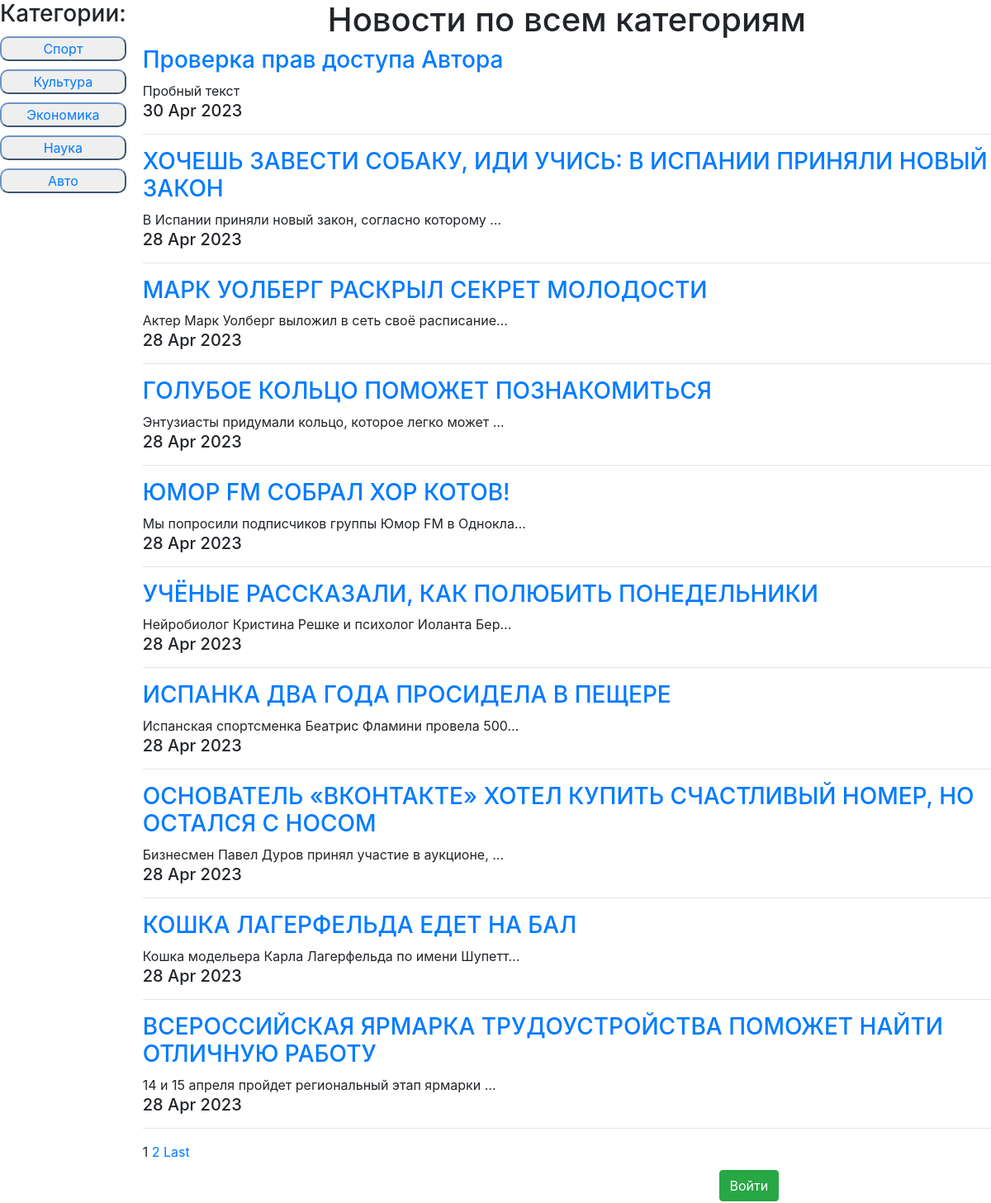
The page /news/ on the database as committed earlier.
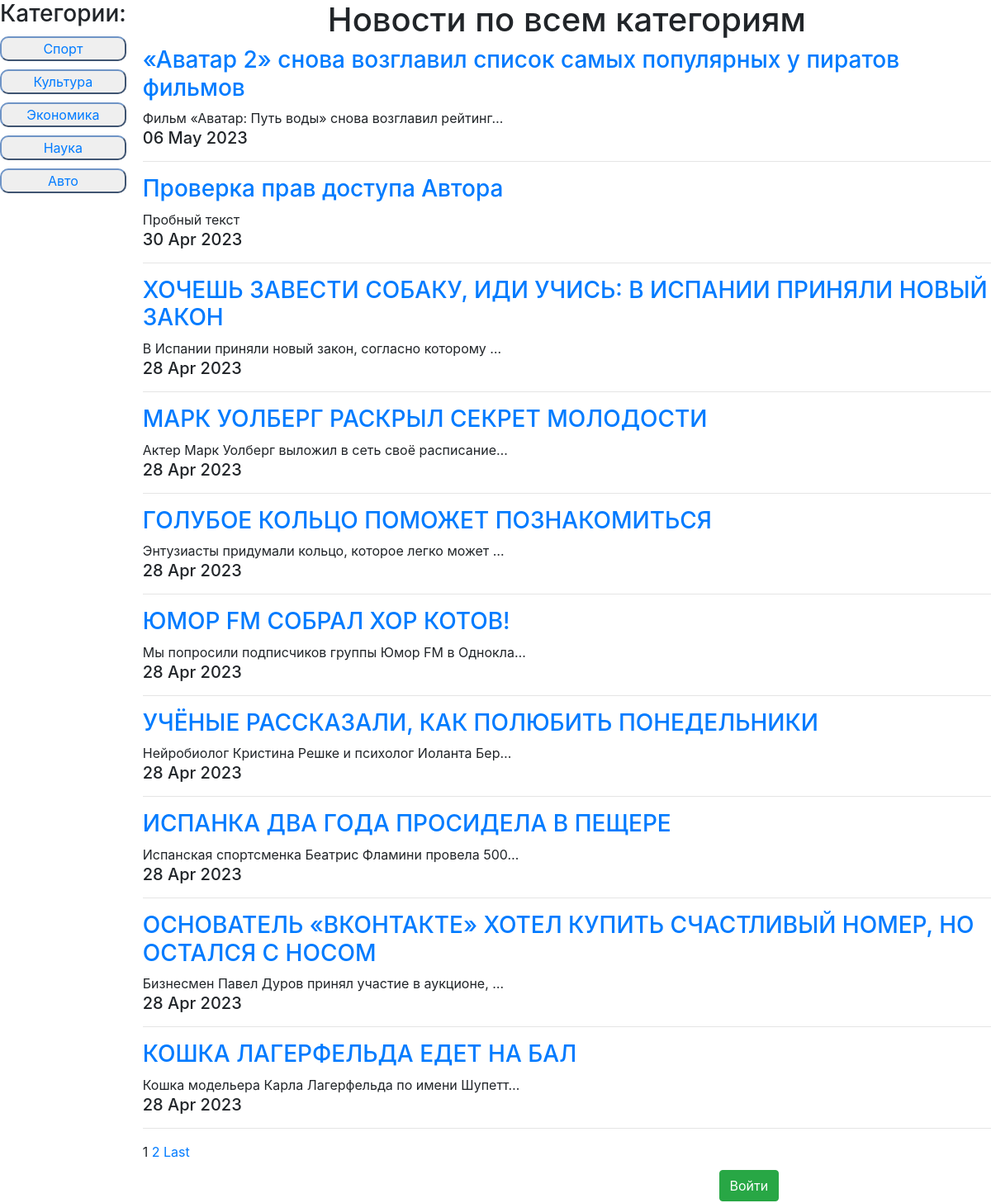
The same page on the database as committed later.
### news/models.py (models this page shows, shortened)
class Category(models.Model):
	new_category = models.CharField(max_length = 100, unique = True)
	def __str__(self):
		return f'{self.new_category}'

class Post(models.Model):
	POST_TYPE = [('AR', 'Статья'), ('NW', 'Новость')]
	author = models.ForeignKey(Author, on_delete = models.CASCADE)
	post_type = models.CharField(max_length = 2, choices = POST_TYPE, default = 'AR')
	time_create = models.DateTimeField(auto_now_add = True)
	title = models.CharField(max_length = 255)
	text = models.TextField()
	rating = models.IntegerField(default = 0)
	categories = models.ManyToManyField(Category, through='PostCategory')

### news/views.py (the view)
# urls.py: path('', PostsList.as_view(), name=''),
class PostsList(ListView):
    model = Post
    template_name ='news.html'
    context_object_name = 'news'
    paginate_by = 10
    def get_queryset(self):
        if len(self.kwargs):
            category = Category.objects.get(id=self.kwargs['category_id'])
            queryset = Post.objects.filter(categories=category).order_by('-time_create')
        else:
            queryset = Post.objects.order_by('-time_create')
        return queryset
    def get_context_data(self, **kwargs):
        context = super().get_context_data(**kwargs)
        context['is_author'] = self.request.user.groups.filter(name = 'Authors').exists()
        context['categories'] = Category.objects.all()
        if len(self.kwargs):
            context['category_name'] = Category.objects.get(id=self.kwargs['category_id'])
        return context

### news/templatetags/custom_filters.py (called while the page is built)
@register.filter(name='censor')
def censor(text):
    bad_words = ('Теперь', 'нового', 'вышло')
    for word in bad_words:
        if word in text:
            text = text.replace(word, '*****')
    return text

### templates/news.html (shortened to what this page needs)
{% extends 'default.html' %}
{% load custom_filters %}
{% load static %}
{% block css %}
    <link href="{% static '/news/style.css' %}" rel="stylesheet">
    <link href="{% static '/bootstrap/bootstrap.min.css' %}" rel="stylesheet">
{% endblock css %}
{% block content %}
    <div class="conteiner">
        <div class="item sidebar">
            <h3>Категории:</h3>
            <ul>
                {% for category in categories %}
            <li><button id="category_buttons">
                <a class="a_cat_filter" href="{% url 'category_filter' category.id %}">{{ category }}</a>
            </button></li>
                {% endfor %}
            </ul>
        </div>
    <div class="item content">
    {% if not category_name %}
        <h1 id="count_cat_news">Новости по всем категориям</h1>
    {% endif %}
{% for onenews in news%}
    <a href="{% url 'post_detail' onenews.id %}"><h3>{{onenews.title|censor}}</h3></a>
    {{onenews.text|truncatechars:50|censor}}
    <h5>{{onenews.time_create|date:'d M Y'}}</h5>
<hr>
{% endfor %}
    {% if is_paginated %}
        {% for num in page_obj.paginator.page_range %}
            {% if page_obj.number == num %}
                <a>{{ num }}</a>
            {% endif %}
        {% endfor %}
        {% if page_obj.has_next %}
            {% if page_obj.next_page_number == page_obj.paginator.num_pages %}
                <a href="?page={{ page_obj.next_page_number }}">{{ page_obj.next_page_number }}</a>
            {% else %}
                <a href="?page={{ page_obj.next_page_number }}">{{page_obj.next_page_number}}</a>
                <a href="?page={{ page_obj.paginator.num_pages }}">Last</a>
            {% endif %}
        {% endif %}
    {% endif %}
    <div style="width: 50%; margin: 10px 25% 50px 25%">
        {% if user.is_authenticated %}
                <a href="{% url 'logout' %}" style="float: right; text-decoration: none"><button type="button" style="float: right" class="btn btn-success">Выйти</button></a>
        {% else %}
                <a href="/accounts/login/?next=/"><button style="float: right" class="btn btn-success">Войти</button></a>
        {% endif %}
    </div>
    </div>
    </div>
{% endblock content %}

### templates/default.html (shortened to what this page needs)
<!DOCTYPE html>
<html lang="en">
<head>
    {% block css %}     {% endblock css %}
</head>
<body>
{% block content %}
{% endblock content %}
</body>
</html>

### static/news/style.css (style rules this page uses)
.conteiner { grid-template-areas: 'sidebar content'; display: grid; grid-template-columns: 1fr 8fr; grid-column-gap: 20px; }
.sidebar { grid-area: sidebar; text-align: center; list-style-type: none; }
.content { grid-area: content; }
ul { display: contents; }
#category_buttons { width: 100%; border-radius: 10px; border-color: #6f94c6; }
.a_cat_filter { text-decoration: none; }
li { margin-top: 10px; }
#count_cat_news { text-align: center; }

Rows that differ between the two databases and show on the page:
no longer on this page (row unchanged): Post: title|censor "ВСЕРОССИЙСКАЯ ЯРМАРКА ТРУДОУСТРОЙСТВА ПОМОЖЕТ НАЙТИ ОТЛИЧНУЮ РАБОТУ", text|censor "14 и 15 апреля пройдет региональный этап ярмарки …", time_create "28 Apr 2023"
added Post: title|censor "«Аватар 2» снова возглавил список самых популярных у пиратов фильмов", text|censor "Фильм «Аватар: Путь воды» снова возглавил рейтинг…", time_create "06 May 2023"
